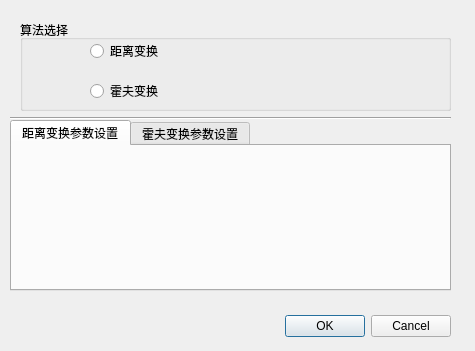
<?xml version="1.0" encoding="UTF-8"?>
<ui version="4.0">
 <class>algorithmDialog</class>
 <widget class="QDialog" name="algorithmDialog">
  <property name="geometry">
   <rect>
    <x>0</x>
    <y>0</y>
    <width>475</width>
    <height>351</height>
   </rect>
  </property>
  <property name="windowTitle">
   <string>Dialog</string>
  </property>
  <widget class="QDialogButtonBox" name="buttonBox">
   <property name="geometry">
    <rect>
     <x>110</x>
     <y>310</y>
     <width>341</width>
     <height>32</height>
    </rect>
   </property>
   <property name="orientation">
    <enum>Qt::Horizontal</enum>
   </property>
   <property name="standardButtons">
    <set>QDialogButtonBox::Cancel|QDialogButtonBox::Ok</set>
   </property>
  </widget>
  <widget class="Line" name="line">
   <property name="geometry">
    <rect>
     <x>10</x>
     <y>110</y>
     <width>441</width>
     <height>16</height>
    </rect>
   </property>
   <property name="orientation">
    <enum>Qt::Horizontal</enum>
   </property>
  </widget>
  <widget class="QTabWidget" name="tw_setupParam">
   <property name="geometry">
    <rect>
     <x>10</x>
     <y>120</y>
     <width>441</width>
     <height>171</height>
    </rect>
   </property>
   <property name="currentIndex">
    <number>0</number>
   </property>
   <widget class="QWidget" name="tab">
    <attribute name="title">
     <string>距离变换参数设置</string>
    </attribute>
   </widget>
   <widget class="QWidget" name="tab_2">
    <attribute name="title">
     <string>霍夫变换参数设置</string>
    </attribute>
   </widget>
  </widget>
  <widget class="QGroupBox" name="groupBox">
   <property name="geometry">
    <rect>
     <x>20</x>
     <y>20</y>
     <width>431</width>
     <height>91</height>
    </rect>
   </property>
   <property name="title">
    <string>算法选择</string>
   </property>
   <widget class="QRadioButton" name="rb_dt">
    <property name="geometry">
     <rect>
      <x>70</x>
      <y>20</y>
      <width>109</width>
      <height>22</height>
     </rect>
    </property>
    <property name="text">
     <string>距离变换</string>
    </property>
   </widget>
   <widget class="QRadioButton" name="rb_hough">
    <property name="geometry">
     <rect>
      <x>70</x>
      <y>60</y>
      <width>109</width>
      <height>22</height>
     </rect>
    </property>
    <property name="text">
     <string>霍夫变换</string>
    </property>
   </widget>
  </widget>
 </widget>
 <resources/>
 <connections>
  <connection>
   <sender>buttonBox</sender>
   <signal>accepted()</signal>
   <receiver>algorithmDialog</receiver>
   <slot>accept()</slot>
   <hints>
    <hint type="sourcelabel">
     <x>248</x>
     <y>254</y>
    </hint>
    <hint type="destinationlabel">
     <x>157</x>
     <y>274</y>
    </hint>
   </hints>
  </connection>
  <connection>
   <sender>buttonBox</sender>
   <signal>rejected()</signal>
   <receiver>algorithmDialog</receiver>
   <slot>reject()</slot>
   <hints>
    <hint type="sourcelabel">
     <x>316</x>
     <y>260</y>
    </hint>
    <hint type="destinationlabel">
     <x>286</x>
     <y>274</y>
    </hint>
   </hints>
  </connection>
 </connections>
</ui>
